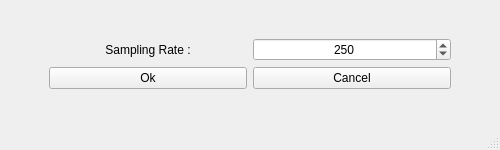
<?xml version="1.0" encoding="UTF-8"?>
<ui version="4.0">
 <class>MainWindow</class>
 <widget class="QMainWindow" name="MainWindow">
  <property name="geometry">
   <rect>
    <x>0</x>
    <y>0</y>
    <width>500</width>
    <height>150</height>
   </rect>
  </property>
  <property name="windowTitle">
   <string>Sampling Rate</string>
  </property>
  <widget class="QWidget" name="centralwidget">
   <layout class="QGridLayout" name="gridLayout_2">
    <item row="0" column="0">
     <layout class="QGridLayout" name="gridLayout">
      <item row="1" column="1">
       <widget class="QPushButton" name="ok">
        <property name="text">
         <string>Ok</string>
        </property>
       </widget>
      </item>
      <item row="0" column="1">
       <widget class="QLabel" name="label">
        <property name="text">
         <string>Sampling Rate :</string>
        </property>
        <property name="alignment">
         <set>Qt::AlignCenter</set>
        </property>
       </widget>
      </item>
      <item row="1" column="2">
       <widget class="QPushButton" name="cancel">
        <property name="text">
         <string>Cancel</string>
        </property>
       </widget>
      </item>
      <item row="0" column="2">
       <widget class="QSpinBox" name="spinBox">
        <property name="alignment">
         <set>Qt::AlignCenter</set>
        </property>
        <property name="maximum">
         <number>1000000000</number>
        </property>
        <property name="value">
         <number>250</number>
        </property>
       </widget>
      </item>
      <item row="1" column="0">
       <spacer name="horizontalSpacer">
        <property name="orientation">
         <enum>Qt::Horizontal</enum>
        </property>
        <property name="sizeType">
         <enum>QSizePolicy::Fixed</enum>
        </property>
        <property name="sizeHint" stdset="0">
         <size>
          <width>40</width>
          <height>20</height>
         </size>
        </property>
       </spacer>
      </item>
     </layout>
    </item>
    <item row="0" column="1">
     <spacer name="horizontalSpacer_2">
      <property name="orientation">
       <enum>Qt::Horizontal</enum>
      </property>
      <property name="sizeType">
       <enum>QSizePolicy::Fixed</enum>
      </property>
      <property name="sizeHint" stdset="0">
       <size>
        <width>40</width>
        <height>20</height>
       </size>
      </property>
     </spacer>
    </item>
   </layout>
  </widget>
  <widget class="QMenuBar" name="menubar">
   <property name="geometry">
    <rect>
     <x>0</x>
     <y>0</y>
     <width>500</width>
     <height>21</height>
    </rect>
   </property>
  </widget>
  <widget class="QStatusBar" name="statusbar"/>
 </widget>
 <resources/>
 <connections/>
</ui>
